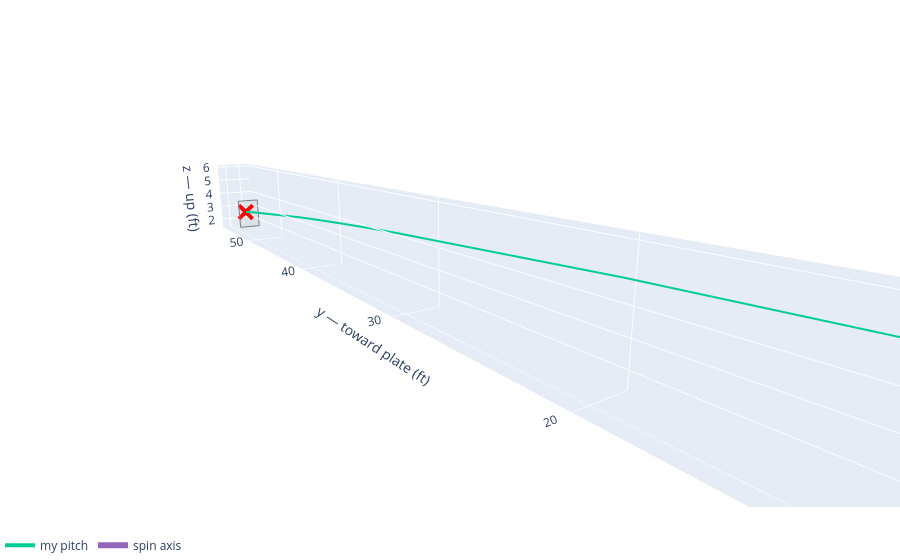

Source (notebook cell):
### Code cell
fig3d = trajectory_3d(traj, label="my pitch")
add_spin_axis_arrow(fig3d, my_pitch, length_ft=2.5)
fig3d.show()

### Figure 1 — Plotly figure (JSON) as saved in the notebook; plotly's stock layout.template omitted (floating-point values rounded to 4 significant figures)
{"data": [{"color": "lightgray", "hoverinfo": "skip", "i": [0, 0], "j": [1, 2], "k": [2, 3], "name": "strike zone", "opacity": 0.18, "showlegend": false, "type": "mesh3d", "x": [-0.7083, 0.7083, 0.7083, -0.7083], "y": [55.0, 55.0, 55.0, 55.0], "z": [1.5, 1.5, 3.5, 3.5]}, {"hoverinfo": "skip", "line": {"color": "gray", "width": 2}, "mode": "lines", "name": "strike zone edge", "showlegend": false, "type": "scatter3d", "x": [-0.7083, 0.7083, 0.7083, -0.7083, -0.7083], "y": [55.0, 55.0, 55.0, 55.0, 55.0], "z": [1.5, 1.5, 3.5, 3.5, 1.5]}, {"line": {"width": 4}, "mode": "lines", "name": "my pitch", "type": "scatter3d", "x": [-1.5, -1.5, -1.5, -1.478, -1.347, -1.101, -1.017, -0.9242, -0.8736, -0.8331, -0.7914, -0.7439, -0.3357, -0.2304], "y": [0.0, 0.06453, 0.7094, 7.118, 18.85, 30.54, 33.67, 36.78, 38.39, 39.63, 40.87, 42.23, 52.62, 55.0], "z": [6.0, 5.999, 5.987, 5.839, 5.409, 4.763, 4.552, 4.325, 4.202, 4.104, 4.003, 3.888, 2.908, 2.655]}, {"marker": {"color": "black", "size": 5}, "mode": "markers", "name": "release", "showlegend": false, "type": "scatter3d", "x": [-1.5], "y": [0.0], "z": [6.0]}, {"marker": {"color": "red", "size": 6, "symbol": "x"}, "mode": "markers", "name": "plate", "showlegend": false, "type": "scatter3d", "x": [-0.2304], "y": [55.0], "z": [2.655]}, {"line": {"color": "#9467bd", "width": 6}, "mode": "lines", "name": "spin axis", "showlegend": true, "type": "scatter3d", "x": [-1.5, -0.4446], "y": [0.0, 1.308], "z": [6.0, 4.149]}, {"anchor": "tip", "colorscale": [[0, "#9467bd"], [1, "#9467bd"]], "hoverinfo": "name", "name": "spin axis", "showlegend": false, "showscale": false, "sizemode": "absolute", "sizeref": 0.625, "type": "cone", "u": [0.4222], "v": [0.5232], "w": [-0.7403], "x": [-0.4446], "y": [1.308], "z": [4.149]}], "layout": {"legend": {"orientation": "h", "y": -0.05}, "margin": {"b": 0, "l": 0, "r": 0, "t": 30}, "scene": {"aspectmode": "data", "camera": {"eye": {"x": -1.4, "y": -2.0, "z": 0.6}}, "xaxis": {"title": {"text": "x — catcher's right (ft)"}}, "yaxis": {"title": {"text": "y — toward plate (ft)"}}, "zaxis": {"title": {"text": "z — up (ft)"}}}}}
